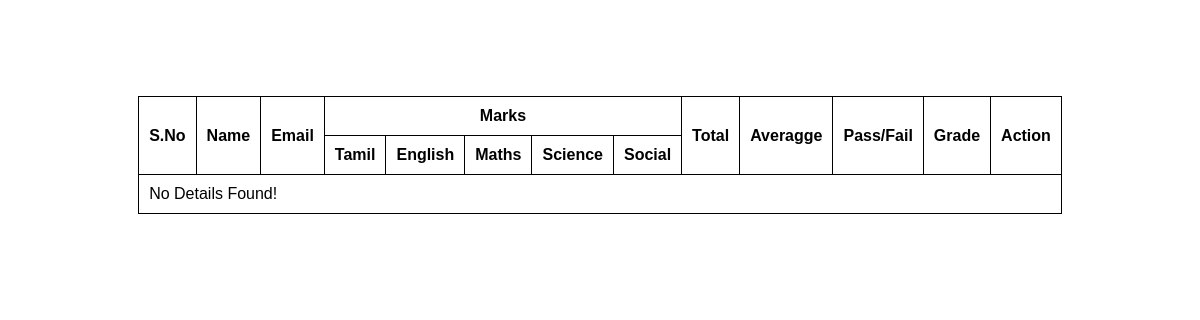
The app's page /details/, older data.
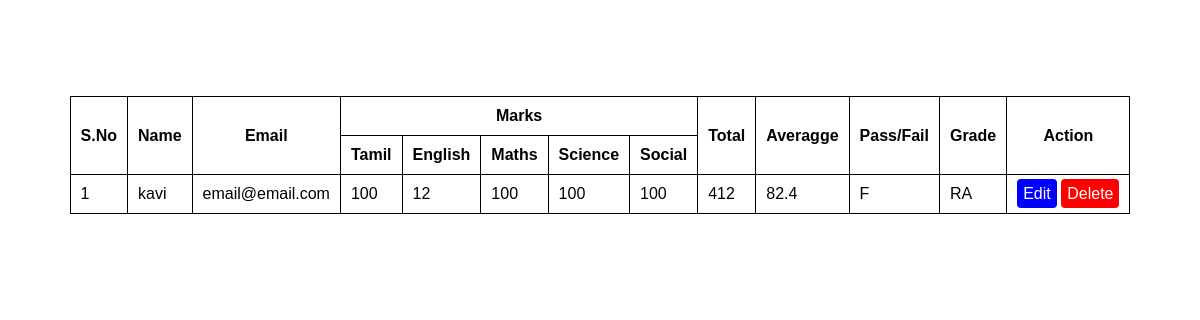
The same page, newer data.
### student_app/models.py (models this page shows)
class StudentDetails(models.Model):
    name = models.CharField(max_length=60)
    email = models.CharField(max_length=100)
    tamil = models.IntegerField(default=0)
    english = models.IntegerField(default=0)
    maths = models.IntegerField(default=0)
    science = models.IntegerField(default=0)
    social = models.IntegerField(default=0)
    total = models.IntegerField(default=0)
    average = models.CharField(max_length=100)
    pass_fail = models.CharField(max_length=100)
    grade = models.CharField(max_length=100)

### student_app/views.py (the view)
# urls.py: path('details/', Details.as_view(), name="details"),
class Details(View):
    def get(self, request):
        details = StudentDetails.objects.all()
        return render(request, "student_app/details.html", {'details':details})

### student_app/templates/student_app/details.html (shortened to what this page needs)
<!DOCTYPE html>
{% load static %}
<html lang="en">
<head>
    <link rel="stylesheet" href="{% static 'student_app/css/details.css' %}">
</head>
<body>
<div class="container-table">
    <div class="table">
        <table>
            <thead>
                <tr>
                    <th rowspan="2">S.No</th>
                    <th rowspan="2">Name</th>
                    <th rowspan="2">Email</th>
                    <th colspan="5">Marks</th>
                    <th rowspan="2">Total</th>
                    <th rowspan="2">Averagge</th>
                    <th rowspan="2">Pass/Fail</th>
                    <th rowspan="2">Grade</th>
                    <th rowspan="2">Action</th>
                </tr>
                <tr>
                    <th>Tamil</th>
                    <th>English</th>
                    <th>Maths</th>
                    <th>Science</th>
                    <th>Social</th>
                </tr>
            </thead>
            <tbody>
                {% for t in details %}
                <tr>
                    <td>{{ forloop.counter }}</td>
                    <td>{{ t.name }}</td>
                    <td>{{ t.email }}</td>
                    <td>{{ t.tamil }}</td>
                    <td>{{ t.english }}</td>
                    <td>{{ t.maths }}</td>
                    <td>{{ t.science }}</td>
                    <td>{{ t.social }}</td>
                    <td>{{ t.total }}</td>
                    <td>{{ t.average }}</td>
                    <td>{{ t.pass_fail }}</td>
                    <td>{{ t.grade }}</td>
                    <td class="action">
                        <a href="{% url 'update' t.id %}" class="btn edit">Edit</a>
                        <a href="{% url 'delete' t.id %}" class="btn delete">Delete</a>
                    </td>
                {% empty %}
                    <td colspan="13">No Details Found!</td>
                {% endfor %}
            </tbody>
        </table>
    </div>
</div>
</body>
</html>

Row changes from the older to the newer data that the page shows:
added StudentDetails: name "kavi", email "email@email.com", tamil "100", english "12", maths "100", science "100", social "100", total "412", average "82.4", pass_fail "F", grade "RA"
Text that changed along with them:
text no longer shown: "No Details Found!"
